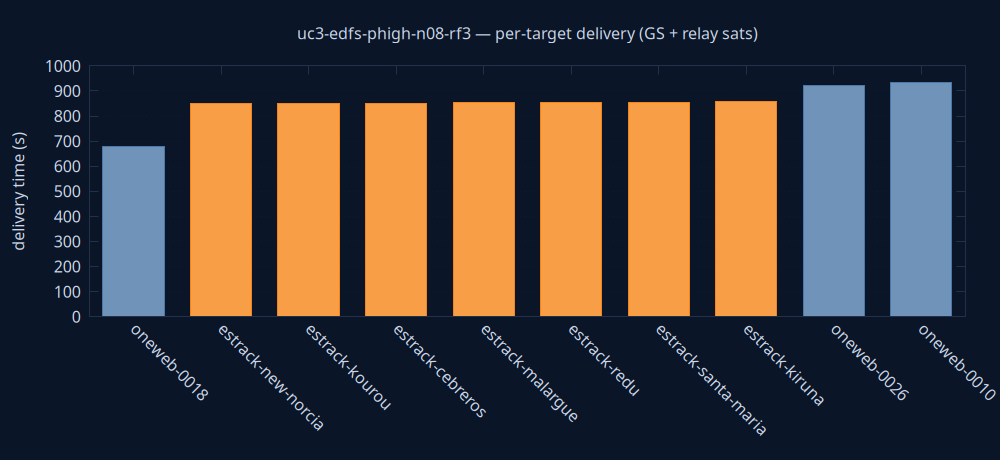

This figure's gnuplot source:
set terminal pngcairo size 1000,460 background rgb '#0a1628'
set output 'delivery.png'
set style fill solid 0.8
set boxwidth 0.7 relative
set border lc rgb '#22304a'
set grid ytics lc rgb '#22304a'
set yrange [0:*]
set ylabel 'delivery time (s)' textcolor rgb '#cdd7ea'
set xtics rotate by -45 textcolor rgb '#cdd7ea'
set ytics textcolor rgb '#cdd7ea'
set title 'uc3-edfs-phigh-n08-rf3 — per-target delivery (GS + relay sats)' textcolor rgb '#cdd7ea'
plot 'delivery.dat' using 0:2:3:xtic(1) with boxes lc rgb variable notitle
